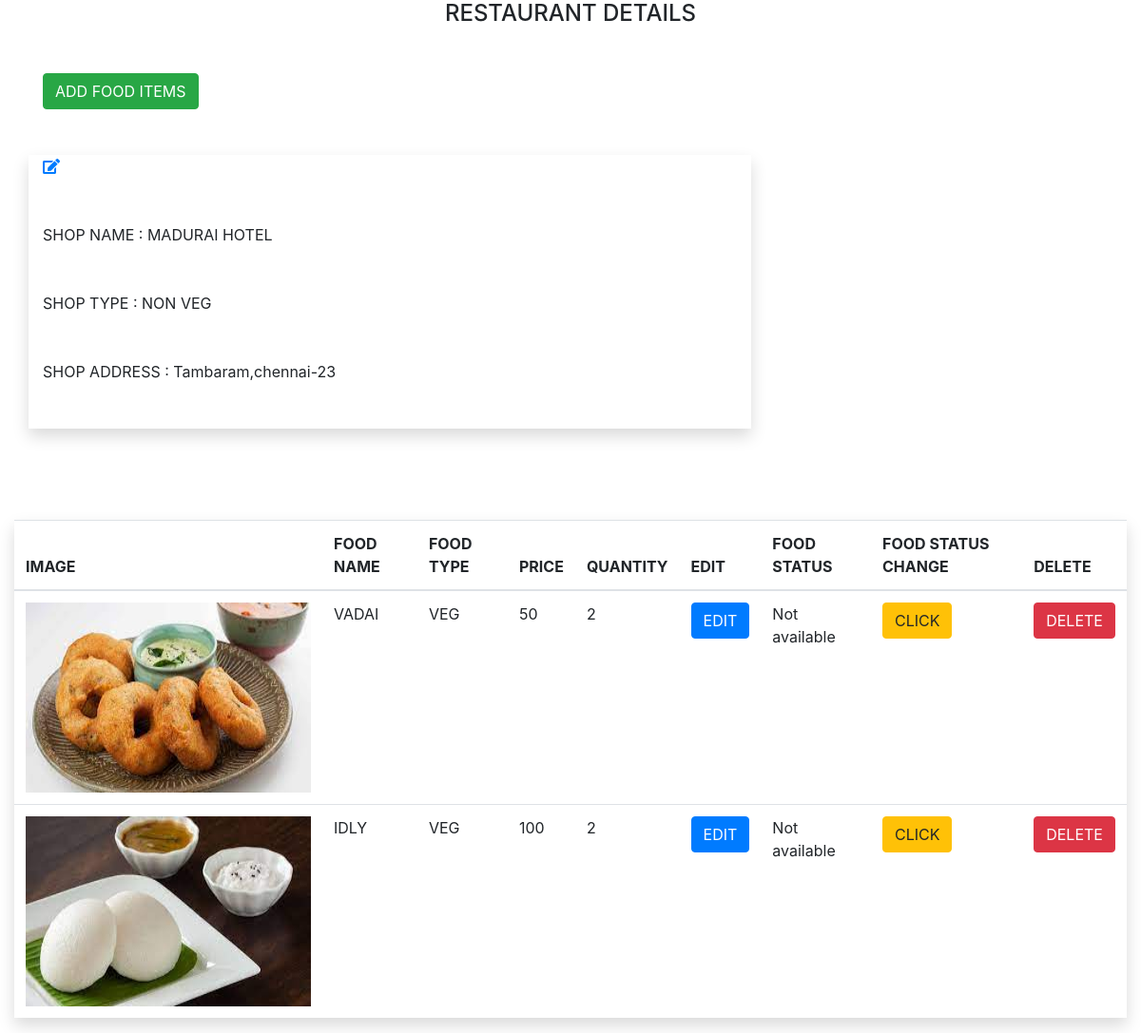
Page /resturantdetailedit.php?userid=41 on the committed database.
### tables this page shows
CREATE TABLE `shopdetails` (
  `shopid` int(11) NOT NULL,
  `shopname` varchar(100) NOT NULL,
  `shoptype` tinyint(11) NOT NULL COMMENT '0=>veg type hotel\r\n1=> Non veg type hotel',
  `shopaddress` varchar(200) NOT NULL,
  `userid` int(11) NOT NULL,
  `ownername` varchar(100) NOT NULL
);

### resturantdetailedit.php (the view, shortened to what this page needs)
<?php
include("connect.php");
$userid=$_SESSION["userid"];
$sql="select * from shopdetails where userid =$userid";
$result=mysqli_query($conn,$sql);
$fetch=mysqli_fetch_array($result);
$num=mysqli_num_rows($result);
if($num>0){
$shopname=$fetch["shopname"];
$shopaddress=$fetch["shopaddress"];
$shoptype=$fetch["shoptype"];
?>
<!DOCTYPE html>
<html lang="en">
<head>
       <link rel="stylesheet" href="https://stackpath.bootstrapcdn.com/bootstrap/4.5.2/css/bootstrap.min.css">
<link rel="stylesheet" href="https://pro.fontawesome.com/releases/v5.10.0/css/all.css"/>
    <link rel="stylesheet" href="./style.css" ?v=<?php echo time(); ?>/>
</head>
<body>
    <h4 class="text-center">RESTAURANT DETAILS</h4>
  <div class="container my-5">
<a href='<?php echo "adminaddfood.php?userid=$userid";?>' class="btn btn-success">ADD FOOD ITEMS</a>
    <div class="row">
        <div class="col-8 shadow my-5 ">
        <a  href="shopdetails.php"class="ms-auto"><i class="fas fa-edit"></i></a>
            <div class="my-5">SHOP NAME : <span><?php echo $shopname?></span></div>
            <?php
            if($shoptype=='0'){
                $shoptype="VEG";
            }
            else{
                $shoptype="NON VEG";
            }
            ?>
            <div>SHOP TYPE : <span><?php echo $shoptype?></span></div>
            <div class="my-5">SHOP ADDRESS : <span><?php echo $shopaddress?></span></div>
        </div>
    </div>
  </div>
  <div class="container-fluid">
    <div class="row">
        <div class="col-12">
        <table class="table shadow px-5">
            <thead>
                <tr>
                    <th>IMAGE</th>
                   <th>FOOD NAME</th>
                   <th>FOOD TYPE</th>
                   <th>PRICE</th>
                   <th>QUANTITY</th>
                   <th>EDIT</th>
                   <th>FOOD STATUS</th>
                   <th>FOOD STATUS CHANGE</th>
                   <th>DELETE</th>
                </tr>
            </thead>
            <tbody>
            <?php
                    $sql="select * from admin where userid=$userid";
                    $result=mysqli_query($conn,$sql);
                    while($row=mysqli_fetch_array($result)){
                        $image=$row["image"];
                        $imagename=$row["imagename"];
                        $foodname=$row["foodname"];
                        $foodtype=$row["foodtype"];
                        $foodprice=$row["foodprice"];
                        $foodquantity=$row["quantity"];
                        $foodstatus=$row["foodstatus"];
                        $foodid=$row["id"]
                    ?>
                <tr>
                    <td><img src='<?php echo $image?>' style="height:25vh;width:25vw" alt='<?php echo $imagename ?>'></td>
                    <td><?php echo $foodname ?></td>
                    <td><?php echo $foodtype ?></td>
                    <td><?php echo $foodprice ?></td>
                    <td><?php echo $foodquantity ?></td>
                    <td><a href='<?php echo "updateadminfood.php?foodid=$foodid" ?>' class="btn btn-primary">EDIT</a></td>
                    <?php
                      if($foodstatus==1){
                          $foodstatus="Not available";
                      }
                  ?>
                  <td><?php echo $foodstatus ; ?></td>
                  <td><a href='<?php echo "activeordeactiveuser.php?foodid=$foodid"?>' class="btn btn-warning">CLICK</a></td>
                  <td><a href="<?php echo "deletecart.php?deleteadminfoodid=$foodid"?>" class="btn btn-danger">DELETE</a></td>
                </tr>
                <?php
                    }}
                    else{
                        echo "<div>Items not found</div>";
                        echo "<a href='restaurant.php' class='btn btn-secondary'>BACK</a>";
                    }
                    ?>
            </tbody>
        </table>
        </div>
    </div>
</div>
</body>
</html>

### style.css (style rules this page uses)
body { height: 100vh; }
a { text-decoration: none; }

### rows in the picture
shopdetails: shopname "MADURAI HOTEL", shoptype "NON VEG", shopaddress "Tambaram,chennai-23"

### other values in the picture
$foodname "VADAI"
$foodtype "VEG"
$foodprice "50"
$foodquantity "2"
$foodstatus "Not available"
$foodname "IDLY"
$foodprice "100"
